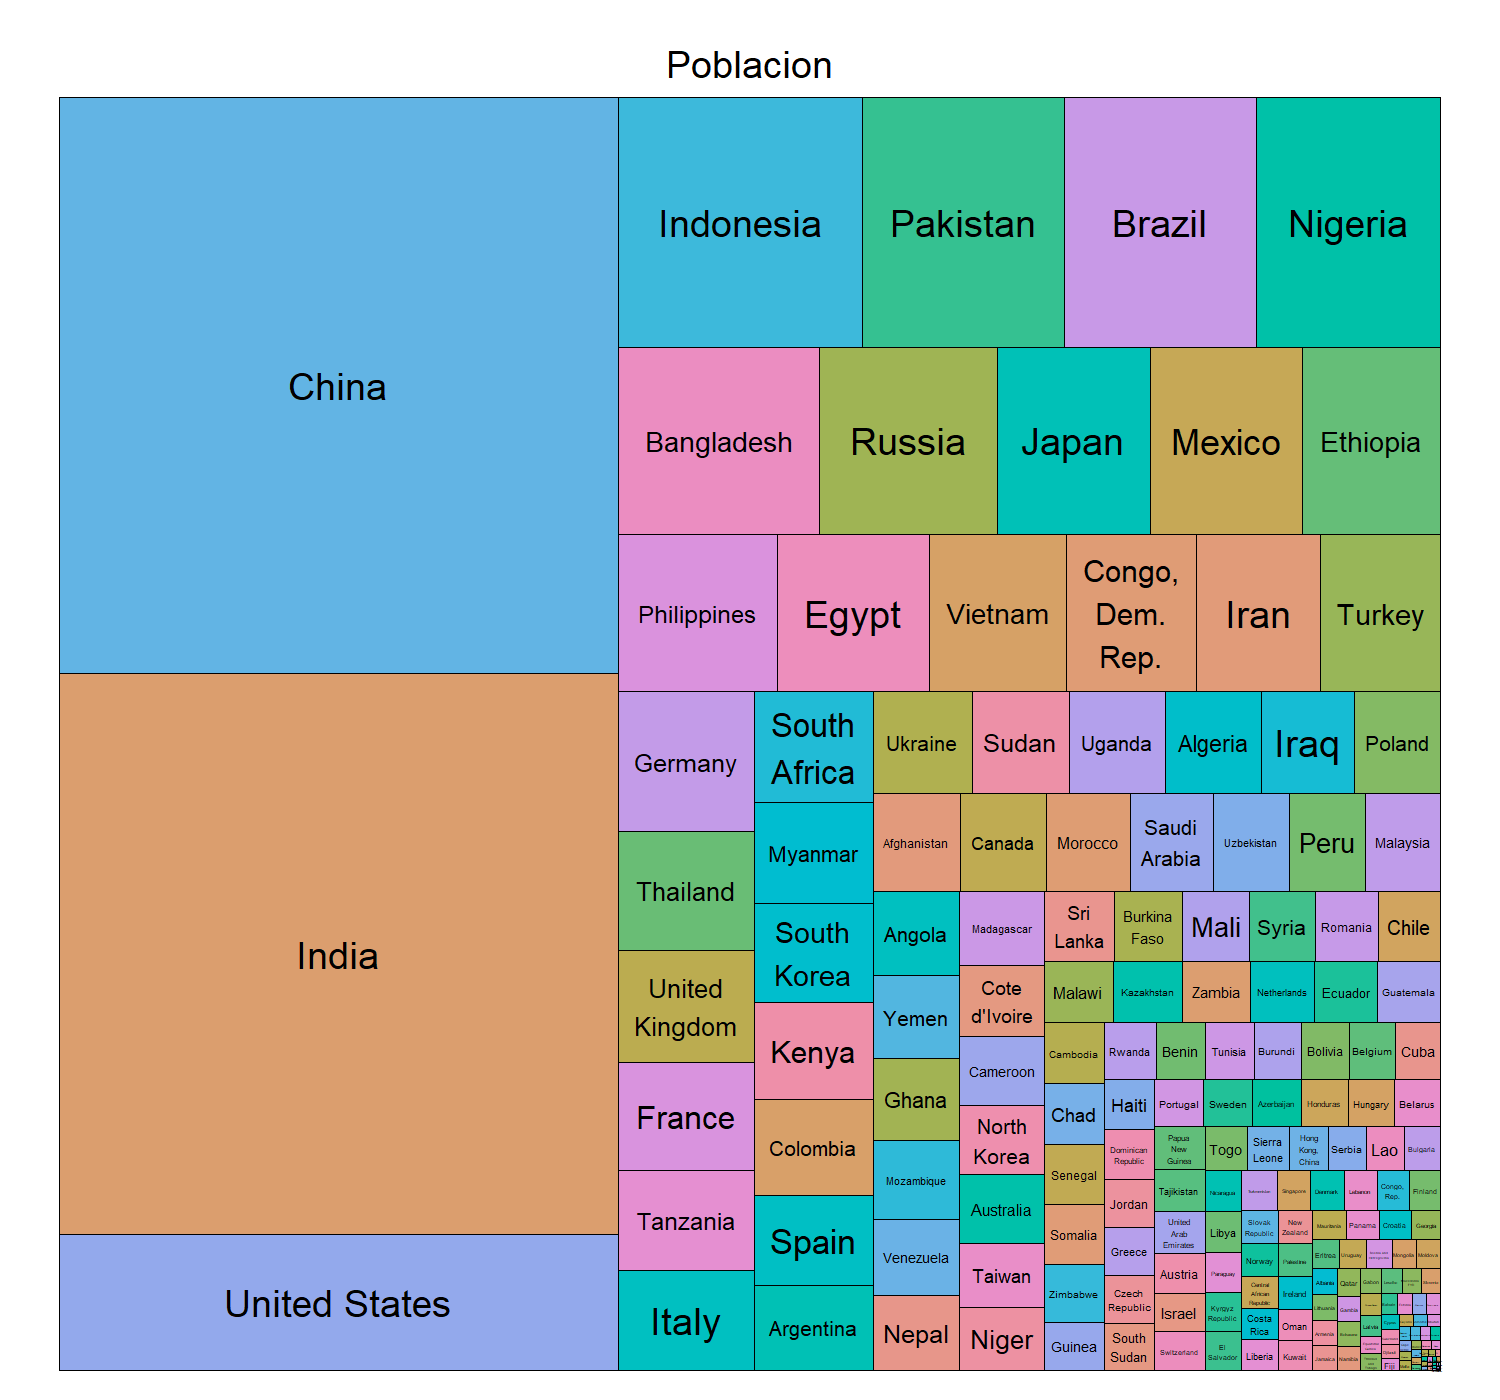

Write R code to recreate this figure.
library(treemap)

datosGapminder <- read.csv2("datosGapminder.csv")
#x = subset(datosGapminder, anio==2019 & Poblacion > 100000)
x = subset(datosGapminder, anio==2019)
x$Poblacion = x$Poblacion/1000

png("rectPropor.png", width=1500, height=1400, res = 300)

# Create data
group <- x$Pais
Poblacion <- x$Poblacion
data <- data.frame(group,Poblacion)

# treemap
treemap(data,
        index="group",
        vSize="Poblacion",
        #type="index",
        fontsize.title = 9,
        fontsize.labels = 9,
        fontsize.legend = 6,
        fontface.labels = c("plain", rep("plain", length(data[,1]) - 50)),
        border.lwds = 0.5,
        lowerbound.cex.labels = 0
)

dev.off()
